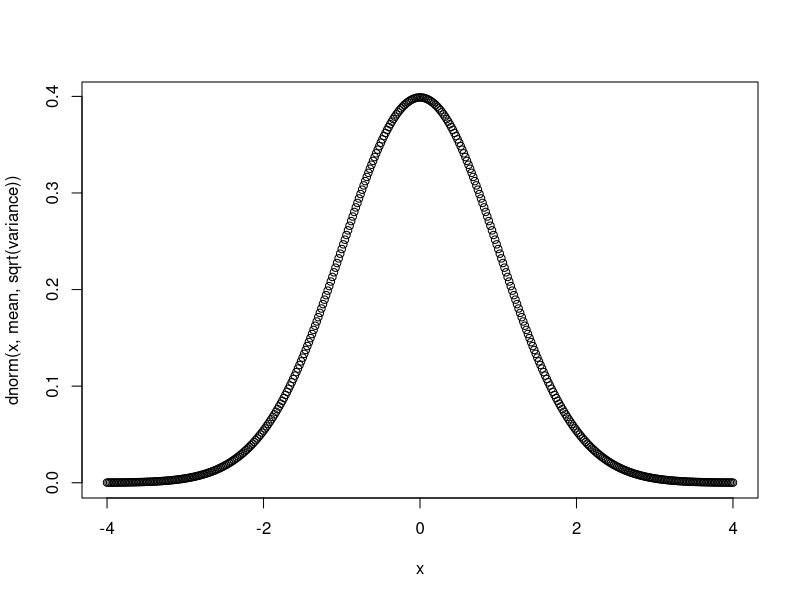
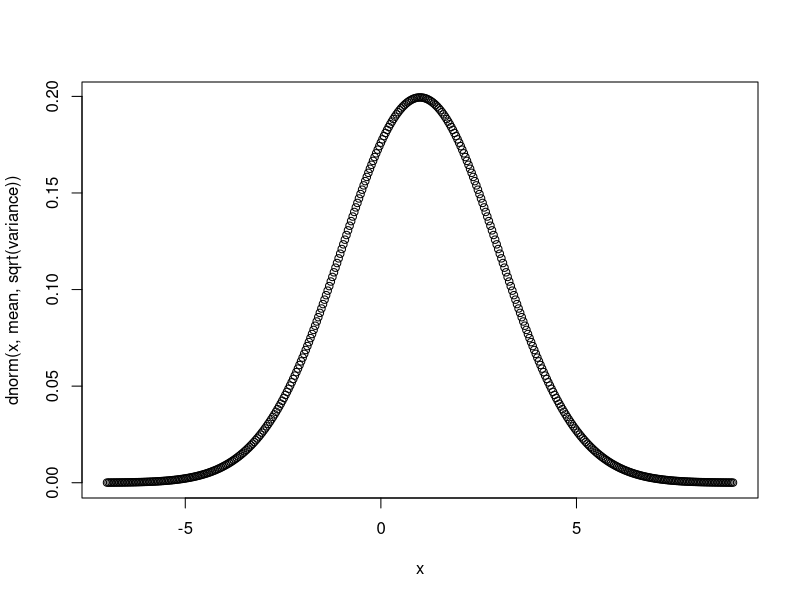
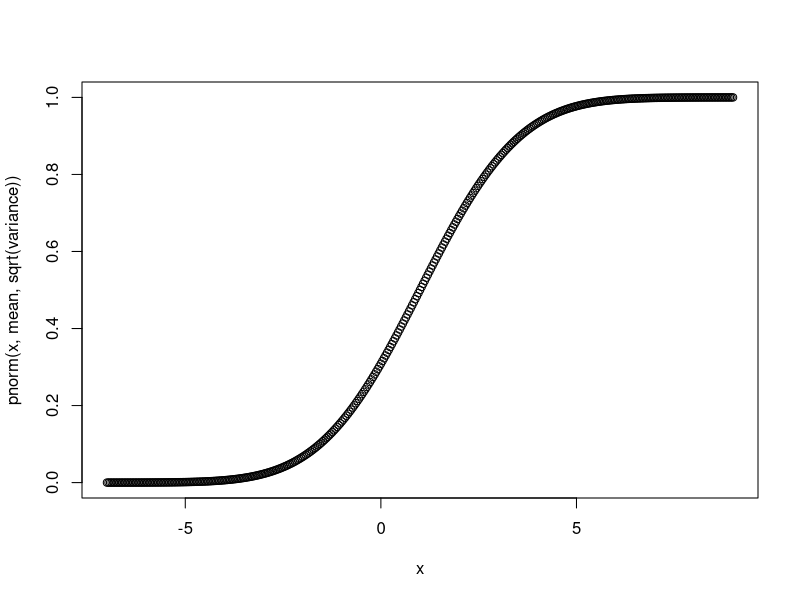

The R script that drew these images, in order:
x <- 2
y <- 3

if (x <= y) {
    print("x <= y")
} else {
    print("x > y")
}


v <- c(1, 3, 7, 2)
for (i in 1:4) {
    print(v[i])
}

for (i in 2:4) {
    v[i - 1] <- v[i]
}
print(v)


x <- 2
y <- 1
while (x + y < 6) {
    x <- x + y
    print(x + y)
}
print(x)

# r uses break and next (continue)


# vectorisation (doing operations on vectors) is generally faster than using loops

x <- runif(5000000) # generate five million random elements
s1 <- 0;
system.time(for(i in 1:5000000) { s1 <- s1 + x[i] }) # see how long it takes to sum these elements with a loop
system.time(s2 <- sum(x))
print(s1)
print(s2)


print("")

factorial(6)
date()
log(100, base = 10)


hello <- function(name) {
    cat("Hello, my dear", toupper(name), "!")
}

hello(name = "Joseph")
hello("Joseph")
# in r, it is possible to specify a kwarg without typing out the full name of the keyword

hello(na = "Perry")
hello(n = "Dom")


print("")

poisscdf <- function(x, lambda) {
    cdf = 0
    for (k in 0:x) {
        cdf <- cdf + exp(-lambda) * lambda ^ k / factorial(k)
    }
    return(cdf)
}

poisscdf(3, 4)

# if there is no return statement, the function will return the result of the last evaluated expression
binomial <- function(n = 5, p = 3) {
    factorial(n) / (factorial(p) * factorial(n - p))
}

binomial()
binomial(6)
binomial(8, 6)

# %% is the modulo operator
4 %% 3
3 %% 4
4 %% 2

# paste is vaguely like join in python
# it concatenates strings with a separator, which is by default a space
paste("hello", "world")
paste("hello", 1234, "world", sep = " - ")
paste(c("alice", "bob"), "scored", c(84, 23), "points.")
paste(1:5, collapse = "-")


# there are multiple ways to see relevant documentation in r (? does the same thing as help())
# ?paste
# help(paste)
# example(paste)


balance <- 500
for (i in 1:10) {
    balance <- balance * (1 + i / 100)
}
print(balance)

state <- rpois(1, 2)
values <- c(state)
while (state < 5) {
    state <- rpois(1, 2)
    values <- c(values, state)
}
print(values)

# yes, in r, there are truthy falsies like c, though it is risky to do comparisons like this
annuity_value <- function(years = 1, arrears = TRUE, rate = 0.06) {
    if (arrears) {
        return ((1 - (1 + rate) ^ -years) / rate)
    } else {
        return ((1 + rate) * (1 - (1 + rate) ^ -years) / rate)
    }
}

annuity_value()
annuity_value(arrears = FALSE)
annuity_value(years = 5, arrears = FALSE, rate = 0.07)

plot_norm <- function(mean = 0, variance = 1, plot_pdf = TRUE) {
    x <- seq(mean - 4 * sqrt(variance), mean + 4 * sqrt(variance), by = sqrt(variance) / 50)
    if (plot_pdf) {
        plot(x, dnorm(x, mean, sqrt(variance)))
    } else {
        plot(x, pnorm(x, mean, sqrt(variance)))
    }
}
plot_norm()
plot_norm(1, 4, TRUE)
plot_norm(1, 4, FALSE)


